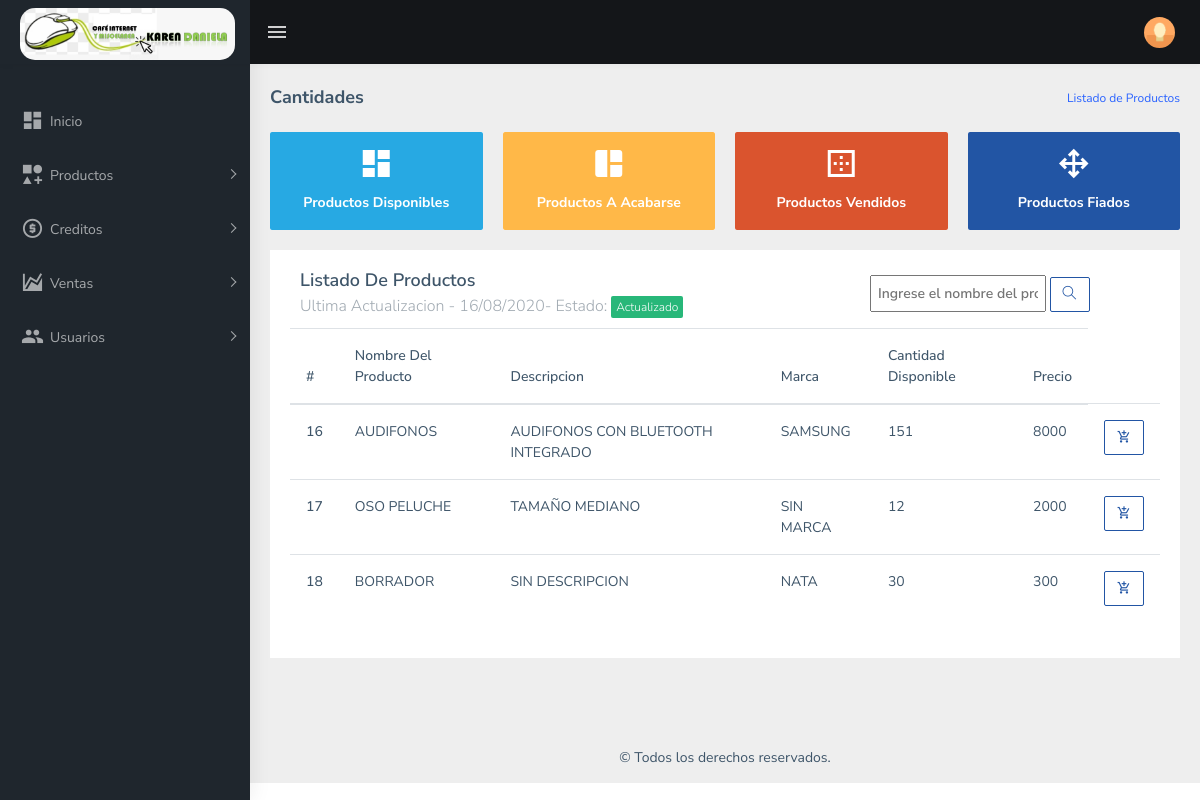
The app's page /resources/public/views/platform/index.php (signed in) with its own data.
### tables this page shows
CREATE TABLE `productos` (
  `idproductos` int(11) NOT NULL,
  `nombre_producto` varchar(155) NOT NULL,
  `descripcion` varchar(255) DEFAULT NULL,
  `marca` varchar(45) DEFAULT NULL,
  `precio` int(11) NOT NULL,
  `idinventario` int(11) NOT NULL
);

CREATE TABLE `inventario` (
  `idinventario` int(11) NOT NULL,
  `stock` int(11) NOT NULL,
  `cantidad_minima` int(11) NOT NULL,
  `timestamp` date NOT NULL
);

### database/DataSource.php (called while the page is built, shortened)
<?php
  class DataSource{
  private $conexion;
	public function __construct(){
		try{
			$this->cadenaConexion = "mysql:host=".HOST.";dbname=".BASENAME;
      $this->conexion = new PDO($this->cadenaConexion,USERDATABASE,PASSDATABASE);
		}catch(PDOException $e){
			echo "<div class='alert alert-inv alert alert-dark alert-wth-icon alert-dismissible fade show'
                                     role='alert'>
                <span class='alert-icon-wrap'>
                    <i class='zmdi zmdi-bug'></i>
                </span> ".$e->getMessage()."
            </div>";
      }
	}
	public function ejecutarConsulta($sql,$values = array()){
    try{
		  if($sql != ""){
			$consulta = $this->conexion->prepare($sql);
      $consulta->execute($values);
			$tabla_datos = $consulta->fetchAll(PDO::FETCH_ASSOC);
			return $tabla_datos;}
            else{return 0;}
      }catch(PDOException $e){
        echo "<div class='alert alert-inv alert
                                       alert-dark alert-wth-icon
                                       alert-dismissible fade show'
                                       role='alert'>
                              <span class='alert-icon-wrap'>
                                    <i class='zmdi zmdi-bug'></i>
                              </span> ".$e->getMessage()."
                             </div>";}
  }
}
 ?>

### app/providers/pdo/productosDao.php (called while the page is built, shortened)
<?php
    require_once(MODEL_PATH.'productos.php');
    require_once(DATABASE_PATH.'DataSource.php');
    class productosDao{
        public static function listarProductos(){
            $data_source = new DataSource();
            $data_table = $data_source->ejecutarConsulta("SELECT p.*,i.stock FROM productos p JOIN inventario i ON p.idinventario=i.idinventario");
            if(count($data_table)>0){
                $arrayProductos = array();
                foreach ($data_table as $clave => $value) {
                    $objModel = new productos(
                        $data_table[$clave]['idproductos'],
                        $data_table[$clave]['nombre_producto'],
                        $data_table[$clave]['descripcion'],
                        $data_table[$clave]['marca'],
                        $data_table[$clave]['precio'],
                        $data_table[$clave]['stock']
                    );
                    array_push($arrayProductos,$objModel);
                }
                return $arrayProductos;
            }else{
                return false;
            }
        }
    }
?>

### app/model/productos.php (called while the page is built, shortened)
<?php
    class productos{
        private $idproductos;
        private $nombre;
        private $descripcion;
        private $marca;
        private $precio;
        private $idinventario;
        public function __construct($idproductos,$nombre,$descripcion,$marca,$precio,$idinventario)
        {
            $this->idproductos=$idproductos;
            $this->nombre=$nombre;
            $this->descripcion=$descripcion;
            $this->marca=$marca;
            $this->precio=$precio;
            $this->idinventario=$idinventario;
        }
        public function getId_productos(){return $this->idproductos;}
        public function getNombre(){return $this->nombre;}
        public function getDescripcion(){return $this->descripcion;}
        public function getMarca(){return $this->marca;}
        public function getPrecio(){return $this->precio;}
        public function getId_inventario(){return $this->idinventario;}
    }
?>

### app/controllers/productosController.php (the view, shortened to what this page needs)
<?php
    require_once(MODEL_PATH.'productos.php');
    require_once(PDO_PATH.'productosDao.php');
    class productosController{
        public static function listarProductosActivos(){
            $objProductos = productosDao::listarProductos();
            if($objProductos != false){
               echo "
               <div class='d-md-flex align-items-center'>
                    <div class='col-sm-8'>
                        <h4 class='card-title'>Listado De Productos</h4>
                        <h5 class='card-subtitle'> Ultima Actualizacion - ".date("d").'/'. date("m").'/'.date("Y"). "- Estado: <span class='badge badge-success'>Actualizado</span></h5>
                    </div>
                    <div style='width:100%;'>
                        <input type='text' id='nombreProducto' name='nombreProducto' placeholder='Ingrese el nombre del producto' required='' class='card-title' style='padding:6px;'>
                        <button class='btn btn-outline-info' id='busquedaIndex' name='busquedaIndex'><i class='ti-search'></i> </button>
                    </div>
                </div>
                <table class='table'>
                    <thead>
                        <tr>
                            <th scope='col'>#</th>
                            <th scope='col'>Nombre Del Producto</th>
                            <th scope='col'>Descripcion </th>
                            <th scope='col'>Marca</th>
                            <th scope='col'>Cantidad Disponible</th>
                            <th scope='col'>Precio</th>
                        </tr>
                    </thead>
                    <tbody>";
                    foreach($objProductos as $clave => $value){
                        echo "<tr style='text-transform:uppercase;'>
                                <th scope='row'>".$objProductos[$clave]->getId_productos()."</th>
                                <td valign='midle'>".$objProductos[$clave]->getNombre()."</td>
                                <td valign='midle'>".$objProductos[$clave]->getDescripcion()."</td>
                                <td valign='midle'>".$objProductos[$clave]->getMarca()."</td>
                                <td valign='midle'>".$objProductos[$clave]->getId_inventario()."</td>
                                <td valign='midle'>".$objProductos[$clave]->getPrecio()."</td>
                                <td><button class='btn btn btn-outline-info' type='button' id='addCart' ";
                                    echo "onclick=\"addCart('".$objProductos[$clave]->getId_productos()."','".$objProductos[$clave]->getNombre()."','".$objProductos[$clave]->getPrecio()."')\"';>
                                <i class=' mdi mdi-cart-plus'></i></button></td>
                            </tr>";
                    }
                    echo "
                    </tbody>
                </table>";
            }
        }
    }
?>

### resources/public/views/platform/index.php (shortened to what this page needs)
<!DOCTYPE html>
<html dir="ltr" lang="es">
<head>
    <?php
       require_once (PLATFORM_PATH."global/inc/platform/head.php");
       require_once (CONTROLLERS_PATH."productosController.php");
    ?>
</head>
<body>
    <div id="main-wrapper">
        <?php require_once(PLATFORM_PATH."global/inc/component/main_menu.php"); ?>
        <div class="page-wrapper">
            <div class="page-breadcrumb">
                <div class="row">
                    <div class="col-12 d-flex no-block align-items-center">
                        <h4 class="page-title">Cantidades</h4>
                        <div class="ml-auto text-right">
                            <nav aria-label="breadcrumb">
                                <ol class="breadcrumb">
                                    <li class="breadcrumb-item"><a href="#">Listado de Productos</a></li>
                                </ol>
                            </nav>
                        </div>
                    </div>
                </div>
            </div>
            <div class="container-fluid">
                <div class="row">
                    <div class="col-md-6 col-lg-3 col-xlg-3">
                        <div class="card card-hover">
                            <div class="box bg-cyan text-center">
                                <h1 class="font-light text-white"><i class="mdi mdi-view-dashboard"></i></h1>
                                <h6 class="text-white">Productos Disponibles</h6>
                            </div>
                        </div>
                    </div>
                    <div class="col-md-6 col-lg-3 col-xlg-3">
                        <div class="card card-hover">
                            <div class="box bg-warning text-center">
                                <h1 class="font-light text-white"><i class="mdi mdi-collage"></i></h1>
                                <h6 class="text-white">Productos A Acabarse</h6>
                            </div>
                        </div>
                    </div>
                    <div class="col-md-6 col-lg-3 col-xlg-3">
                        <div class="card card-hover">
                            <div class="box bg-danger text-center">
                                <h1 class="font-light text-white"><i class="mdi mdi-border-outside"></i></h1>
                                <h6 class="text-white">Productos Vendidos</h6>
                            </div>
                        </div>
                    </div>
                    <div class="col-md-6 col-lg-3 col-xlg-3">
                        <div class="card card-hover">
                            <div class="box bg-info text-center">
                                <h1 class="font-light text-white"><i class="mdi mdi-arrow-all"></i></h1>
                                <h6 class="text-white">Productos Fiados</h6>
                            </div>
                        </div>
                    </div>
                </div>
                <div class="row">
                    <div class="col-md-12" id='list'>
                        <div class="card">
                            <div class="card-body" id='smgProductosBusqueda'>
                                <?php $productosController = productosController::listarProductosActivos();?>
                            </div>
                        </div>
                    </div>
                </div>
            </div>
            <footer class="footer text-center">
                &copy; Todos los derechos reservados.
            </footer>
        </div>
    </div>
</body>
</html>

### resources/public/views/platform/global/inc/platform/head.php (shortened to what this page needs)
<head>
    <link href="<?= VENDOR_SERVER.'assets/libs/flot/css/float-chart.css'?>" rel="stylesheet">
    <link href="<?= VENDOR_SERVER.'assets/css/style.min.css'?>" rel="stylesheet">
  </head>

### resources/public/views/platform/global/inc/component/main_menu.php (shortened to what this page needs)
<header class="topbar" data-navbarbg="skin5">
    <nav class="navbar top-navbar navbar-expand-md navbar-dark">
        <div class="navbar-header" data-logobg="skin5">
            <a class="navbar-brand" href="index.php">
                <b class="logo-icon p-l-10">
                    <img src="<?=VENDOR_SERVER.'assets/images/logo-miscelanea.jpeg'?>" style="max-width: 100%; border-radius: 15px;" alt="logo inicio" class="light-logo" />
                </b>
            </a>
        </div>
        <div class="navbar-collapse collapse" id="navbarSupportedContent" data-navbarbg="skin5">
            <ul class="navbar-nav float-left mr-auto">
                <li class="nav-item d-none d-md-block"><a class="nav-link sidebartoggler waves-effect waves-light" href="javascript:void(0)" data-sidebartype="mini-sidebar"><i class="mdi mdi-menu font-24"></i></a></li>
            </ul>
            <ul class="navbar-nav float-right">
                <li class="nav-item dropdown">
                    <a class="nav-link dropdown-toggle text-muted waves-effect waves-dark pro-pic" href="" data-toggle="dropdown" aria-haspopup="true" aria-expanded="false"><img src="<?= VENDOR_SERVER.'assets/images/users/1.jpg'?>" alt="user" class="rounded-circle" width="31"></a>
                </li>
            </ul>
        </div>
    </nav>
</header>
<aside class="left-sidebar" data-sidebarbg="skin5">
    <div class="scroll-sidebar">
        <nav class="sidebar-nav">
            <ul id="sidebarnav" class="p-t-30">
                <?php if($_SESSION['rol'] == 'ADMINISTRADOR'): ?>
                    <li class="sidebar-item"> <a class="sidebar-link waves-effect waves-dark sidebar-link" href="<?= PLATFORM_SERVER.'index.php");'?>" aria-expanded="false"><i class="mdi mdi-view-dashboard"></i><span class="hide-menu">Inicio</span></a></li>
                    <li class="sidebar-item"> <a class="sidebar-link has-arrow waves-effect waves-dark" href="javascript:void(0)" aria-expanded="false"><i class="mdi mdi-shape-plus"></i><span class="hide-menu">Productos </span></a>
                    </li>
                    <li class="sidebar-item"> <a class="sidebar-link has-arrow waves-effect waves-dark" href="javascript:void(0)" aria-expanded="false"><i class="mdi mdi-coin"></i><span class="hide-menu">Creditos </span></a>
                    </li>
                    <li class="sidebar-item"> <a class="sidebar-link has-arrow waves-effect waves-dark" href="javascript:void(0)" aria-expanded="false"><i class="mdi mdi-chart-areaspline"></i><span class="hide-menu">Ventas </span></a>
                    </li>
                    <li class="sidebar-item"> <a class="sidebar-link has-arrow waves-effect waves-dark" href="javascript:void(0)" aria-expanded="false"><i class="mdi mdi-account-multiple"></i><span class="hide-menu">Usuarios </span></a>
                    </li>
                <?php endif; ?>
            </ul>
        </nav>
    </div>
</aside>

### records on screen
productos: idproductos "16", nombre_producto "AUDIFONOS", descripcion "AUDIFONOS CON BLUETOOTH INTEGRADO", marca "SAMSUNG", idinventario.stock "151", precio "8000"
productos: idproductos "17", nombre_producto "OSO PELUCHE", descripcion "TAMAÑO MEDIANO", marca "SIN MARCA", idinventario.stock "12", precio "2000"
productos: idproductos "18", nombre_producto "BORRADOR", descripcion "SIN DESCRIPCION", marca "NATA", idinventario.stock "30", precio "300"
